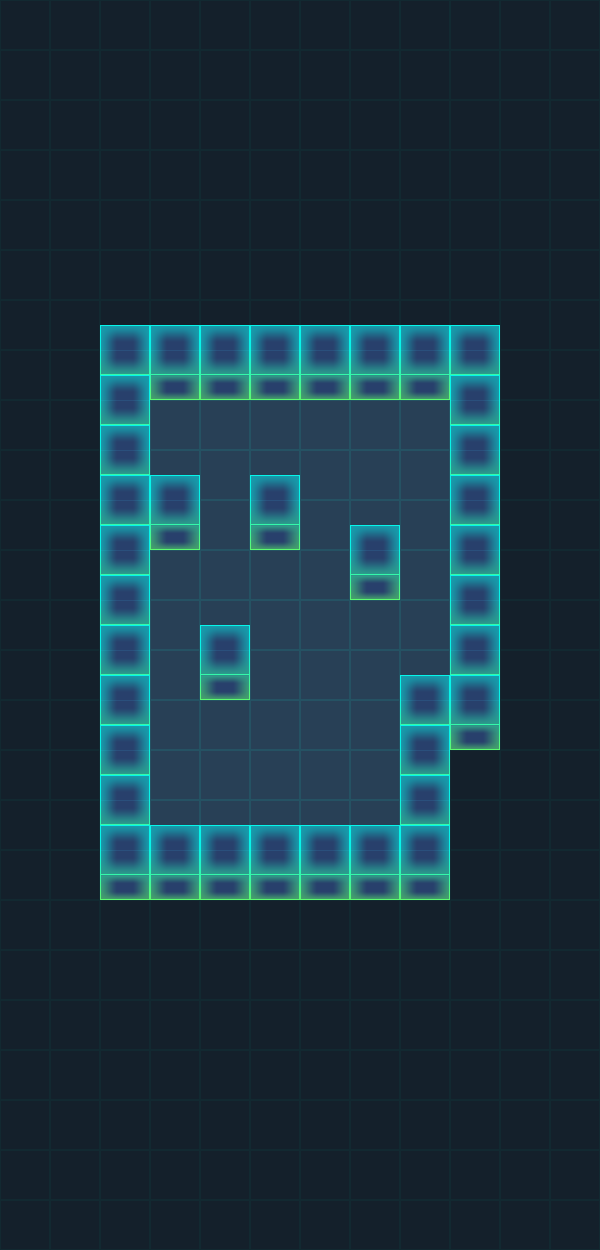

This game map was drawn from its Tiled (.tmx) file and the tilesets committed beside it. A one-line description and the full map source follow:
An orthogonal 12x25 tile map with 50x50 px tiles, 4 tile layers (BG, WallBottom, Play, WallUp) and 7 objects (Hero, M1, M2, End).

<map version="1.0" orientation="orthogonal" renderorder="right-down" width="12" height="25" tilewidth="50" tileheight="50" nextobjectid="24">
 <tileset firstgid="1" source="tiles.tsx" />
 <layer name="BG" width="12" height="25">
  <data encoding="csv">
6,6,6,6,6,6,6,6,6,6,6,6,
6,6,6,6,6,6,6,6,6,6,6,6,
6,6,6,6,6,6,6,6,6,6,6,6,
6,6,6,6,6,6,6,6,6,6,6,6,
6,6,6,6,6,6,6,6,6,6,6,6,
6,6,6,6,6,6,6,6,6,6,6,6,
6,6,6,6,6,6,6,6,6,6,6,6,
6,6,6,6,6,6,6,6,6,6,6,6,
6,6,6,5,5,5,5,5,5,6,6,6,
6,6,6,5,5,5,5,5,5,6,6,6,
6,6,6,6,5,6,5,5,5,6,6,6,
6,6,6,5,5,5,5,6,5,6,6,6,
6,6,6,5,5,5,5,5,5,6,6,6,
6,6,6,5,6,5,5,5,5,6,6,6,
6,6,6,5,5,5,5,5,6,6,6,6,
6,6,6,5,5,5,5,5,6,6,6,6,
6,6,6,5,5,5,5,5,6,6,6,6,
6,6,6,6,6,6,6,6,6,6,6,6,
6,6,6,6,6,6,6,6,6,6,6,6,
6,6,6,6,6,6,6,6,6,6,6,6,
6,6,6,6,6,6,6,6,6,6,6,6,
6,6,6,6,6,6,6,6,6,6,6,6,
6,6,6,6,6,6,6,6,6,6,6,6,
6,6,6,6,6,6,6,6,6,6,6,6,
6,6,6,6,6,6,6,6,6,6,6,6
</data>
 </layer>
 <layer name="WallBottom" width="12" height="25">
  <data encoding="csv">
0,0,0,0,0,0,0,0,0,0,0,0,
0,0,0,0,0,0,0,0,0,0,0,0,
0,0,0,0,0,0,0,0,0,0,0,0,
0,0,0,0,0,0,0,0,0,0,0,0,
0,0,0,0,0,0,0,0,0,0,0,0,
0,0,0,0,0,0,0,0,0,0,0,0,
0,0,3,3,3,3,3,3,3,3,0,0,
0,0,4,2,2,2,2,2,2,4,0,0,
0,0,4,0,0,0,0,0,0,4,0,0,
0,0,4,0,0,0,0,0,0,4,0,0,
0,0,4,2,0,2,0,0,0,4,0,0,
0,0,4,0,0,0,0,2,0,4,0,0,
0,0,4,0,0,0,0,0,0,4,0,0,
0,0,4,0,2,0,0,0,0,4,0,0,
0,0,4,0,0,0,0,0,4,2,0,0,
0,0,4,0,0,0,0,0,4,0,0,0,
0,0,4,0,0,0,0,0,4,0,0,0,
0,0,2,2,2,2,2,2,2,0,0,0,
0,0,0,0,0,0,0,0,0,0,0,0,
0,0,0,0,0,0,0,0,0,0,0,0,
0,0,0,0,0,0,0,0,0,0,0,0,
0,0,0,0,0,0,0,0,0,0,0,0,
0,0,0,0,0,0,0,0,0,0,0,0,
0,0,0,0,0,0,0,0,0,0,0,0,
0,0,0,0,0,0,0,0,0,0,0,0
</data>
 </layer>
 <objectgroup name="Star">
  <object id="5" x="154.667" y="657.667" width="31.6667" height="34" />
  <object id="16" x="309.333" y="709.999" width="29.3333" height="25.3333" />
  <object id="17" x="260.334" y="809.667" width="26.6667" height="28" />
 </objectgroup>
 <objectgroup name="Coin" />
 <objectgroup name="Actor">
  <object id="1" name="Hero" x="164" y="421" width="8.333" height="10">
   <ellipse />
  </object>
  <object id="2" name="M1" x="369.667" y="78.3333" width="10" height="10">
   <ellipse />
  </object>
  <object id="3" name="M2" x="467" y="83" width="10" height="10">
   <ellipse />
  </object>
  <object id="15" name="End" x="165.667" y="829.666" width="10" height="10">
   <ellipse />
  </object>
 </objectgroup>
 <layer name="Play" width="12" height="25">
  <data encoding="csv">
0,0,0,0,0,0,0,0,0,0,0,0,
0,0,0,0,0,0,0,0,0,0,0,0,
0,0,0,0,0,0,0,0,0,0,0,0,
0,0,0,0,0,0,0,0,0,0,0,0,
0,0,0,0,0,0,0,0,0,0,0,0,
0,0,0,0,0,0,0,0,0,0,0,0,
0,0,0,0,0,0,0,0,0,0,0,0,
0,0,0,0,0,0,0,0,0,0,0,0,
0,0,0,0,0,0,0,0,0,0,0,0,
0,0,0,0,0,0,0,0,0,0,0,0,
0,0,0,0,0,0,0,0,0,0,0,0,
0,0,0,0,0,0,0,0,0,0,0,0,
0,0,0,0,0,0,0,0,0,0,0,0,
0,0,0,0,0,0,0,0,0,0,0,0,
0,0,0,0,0,0,0,0,0,0,0,0,
0,0,0,0,0,0,0,0,0,0,0,0,
0,0,0,0,0,0,0,0,0,0,0,0,
0,0,0,0,0,0,0,0,0,0,0,0,
0,0,0,0,0,0,0,0,0,0,0,0,
0,0,0,0,0,0,0,0,0,0,0,0,
0,0,0,0,0,0,0,0,0,0,0,0,
0,0,0,0,0,0,0,0,0,0,0,0,
0,0,0,0,0,0,0,0,0,0,0,0,
0,0,0,0,0,0,0,0,0,0,0,0,
0,0,0,0,0,0,0,0,0,0,0,0
</data>
 </layer>
 <layer name="WallUp" width="12" height="25">
  <data encoding="csv">
0,0,0,0,0,0,0,0,0,0,0,0,
0,0,0,0,0,0,0,0,0,0,0,0,
0,0,0,0,0,0,0,0,0,0,0,0,
0,0,0,0,0,0,0,0,0,0,0,0,
0,0,0,0,0,0,0,0,0,0,0,0,
0,0,0,0,0,0,0,0,0,0,0,0,
0,0,0,0,0,0,0,0,0,0,0,0,
0,0,0,0,0,0,0,0,0,0,0,0,
0,0,0,0,0,0,0,0,0,0,0,0,
0,0,0,1,0,1,0,0,0,0,0,0,
0,0,0,0,0,0,0,1,0,0,0,0,
0,0,0,0,0,0,0,0,0,0,0,0,
0,0,0,0,1,0,0,0,0,0,0,0,
0,0,0,0,0,0,0,0,1,0,0,0,
0,0,0,0,0,0,0,0,0,0,0,0,
0,0,0,0,0,0,0,0,0,0,0,0,
0,0,0,1,1,1,1,1,0,0,0,0,
0,0,0,0,0,0,0,0,0,0,0,0,
0,0,0,0,0,0,0,0,0,0,0,0,
0,0,0,0,0,0,0,0,0,0,0,0,
0,0,0,0,0,0,0,0,0,0,0,0,
0,0,0,0,0,0,0,0,0,0,0,0,
0,0,0,0,0,0,0,0,0,0,0,0,
0,0,0,0,0,0,0,0,0,0,0,0,
0,0,0,0,0,0,0,0,0,0,0,0
</data>
 </layer>
</map>
